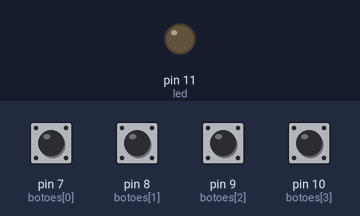
Bench run of a sketch on a simulated Arduino Uno, built with avr-gcc and run on an emulated ATmega328P. Shown: output pins drawn as LEDs (lit = HIGH). Inputs (shaded band) come from the test bench; at power-on: pin 7 (botoes[0]), pin 8 (botoes[1]), pin 9 (botoes[2]), pin 10 (botoes[3]) LOW.

Above: at 1.2 s.
1.3 s: pin 7 (botoes[0]) pulled HIGH for 0.15 s
At 1.37 s:
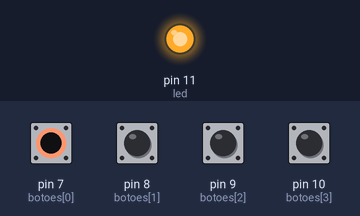
Timing chart, 0 to 4.3 s (numbered marks = the images above; inputs shaded):
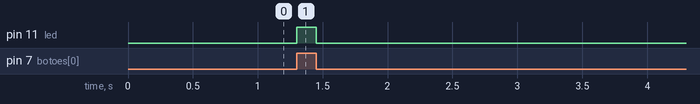

Measured:
- after the input at 1.3 s, pin 11 (led): LOW → HIGH at once, → LOW 0.15 s later

The sketch:

primeiroCodigo.ino
```cpp
const int botoes[4] = {7, 8, 9, 10};
const int led = 11;

void setup() {
  // Botões como entrada normal
  for (int i = 0; i < 4; i++) {
    pinMode(botoes[i], INPUT);
  }

  pinMode(led, OUTPUT);
}

void loop() {

  bool algumApertado = false;

  for (int i = 0; i < 4; i++) {
    if (digitalRead(botoes[i]) == HIGH) {
      // HIGH = botão apertado (com pull-down)
      algumApertado = true;
    }
  }

  if (algumApertado) {
    digitalWrite(led, HIGH);
  } else {
    digitalWrite(led, LOW);
  }
}
```
